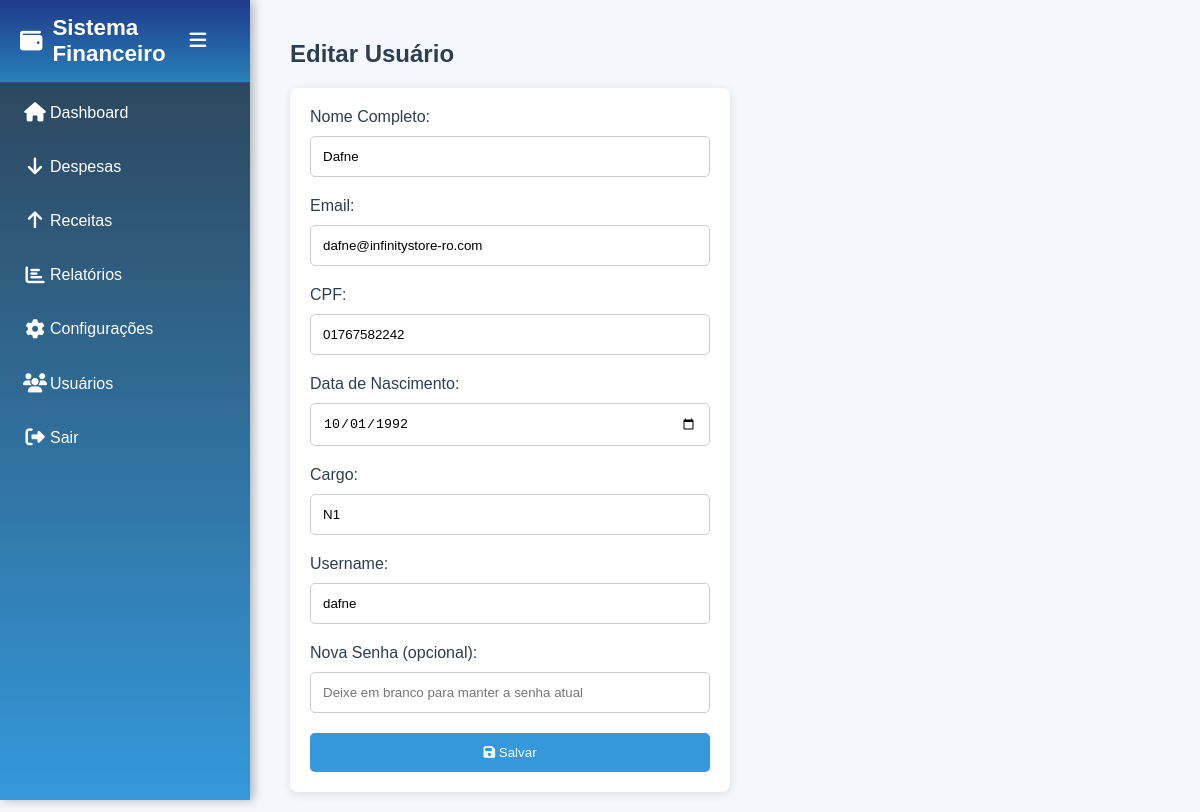
Page /usuarios/editar.php?id=3 (signed in) on the committed database.
### tables this page shows
CREATE TABLE `usuarios` (
  `id` int(11) NOT NULL,
  `username` varchar(50) NOT NULL,
  `password` varchar(255) NOT NULL,
  `nome_completo` varchar(100) DEFAULT NULL,
  `email` varchar(100) DEFAULT NULL,
  `cpf` varchar(14) DEFAULT NULL,
  `data_nascimento` date DEFAULT NULL,
  `cargo` varchar(50) DEFAULT NULL,
  `status` enum('ativo','inativo') DEFAULT 'ativo'
);

### usuarios/editar.php (the view, shortened to what this page needs)
<?php
include_once __DIR__ . '/../config.php';
$id = isset($_GET['id']) ? (int)$_GET['id'] : 0;
$stmt = $pdo->prepare("SELECT * FROM usuarios WHERE id = :id AND status = 'ativo'");
$stmt->execute(['id' => $id]);
$usuario = $stmt->fetch();
?>
<!DOCTYPE html>
<html lang="pt-br">
<head>
    <link rel="stylesheet" href="https://cdnjs.cloudflare.com/ajax/libs/font-awesome/6.4.2/css/all.min.css">
</head>
<body>
    <?php include_once __DIR__ . '/../sidebar.php'; ?>
    <div class="container">
        <h2>Editar Usuário</h2>
        <form method="POST">
            <div class="form-group">
                <label for="nome_completo">Nome Completo:</label>
                <input type="text" id="nome_completo" name="nome_completo" value="<?php echo htmlspecialchars($usuario['nome_completo'] ?? ''); ?>" required>
            </div>
            <div class="form-group">
                <label for="email">Email:</label>
                <input type="email" id="email" name="email" value="<?php echo htmlspecialchars($usuario['email'] ?? ''); ?>" required>
            </div>
            <div class="form-group">
                <label for="cpf">CPF:</label>
                <input type="text" id="cpf" name="cpf" value="<?php echo htmlspecialchars($usuario['cpf'] ?? ''); ?>" placeholder="xxx.xxx.xxx-xx" required>
            </div>
            <div class="form-group">
                <label for="data_nascimento">Data de Nascimento:</label>
                <input type="date" id="data_nascimento" name="data_nascimento" value="<?php echo htmlspecialchars($usuario['data_nascimento'] ?? ''); ?>">
            </div>
            <div class="form-group">
                <label for="cargo">Cargo:</label>
                <input type="text" id="cargo" name="cargo" value="<?php echo htmlspecialchars($usuario['cargo'] ?? ''); ?>">
            </div>
            <div class="form-group">
                <label for="username">Username:</label>
                <input type="text" id="username" name="username" value="<?php echo htmlspecialchars($usuario['username'] ?? ''); ?>" required>
            </div>
            <div class="form-group">
                <label for="password">Nova Senha (opcional):</label>
                <input type="password" id="password" name="password" placeholder="Deixe em branco para manter a senha atual">
            </div>
            <button type="submit"><i class="fas fa-save"></i> Salvar</button>
        </form>
    </div>
</body>
</html>

### usuarios/editar.php (style rules this page uses)
body { font-family: Arial, sans-serif; margin: 0; background: #f4f7fc; }
.container { margin-left: 270px; padding: 20px; transition: margin-left 0.3s ease; }
h2 { color: #2c3e50; }
form { background: #ffffff; padding: 20px; border-radius: 8px; box-shadow: 0 2px 10px rgba(0, 0, 0, 0.1); width: 400px; max-width: 100%; }
.form-group { margin-bottom: 15px; }
label { display: block; color: #2c3e50; margin-bottom: 5px; }
input { width: 100%; padding: 12px; margin: 5px 0; border: 1px solid #ccc; border-radius: 5px; box-sizing: border-box; }
button { width: 100%; padding: 12px; background: #3498db; color: #ffffff; border: none; border-radius: 5px; cursor: pointer; transition: background 0.3s; }

### sidebar.php (style rules this page uses)
body { margin: 0; font-family: Arial, sans-serif; }

### rows in the picture
usuarios: nome_completo "Dafne", email "dafne@infinitystore-ro.com", cpf "01767582242", data_nascimento "10/01/1992", cargo "N1", username "dafne"
